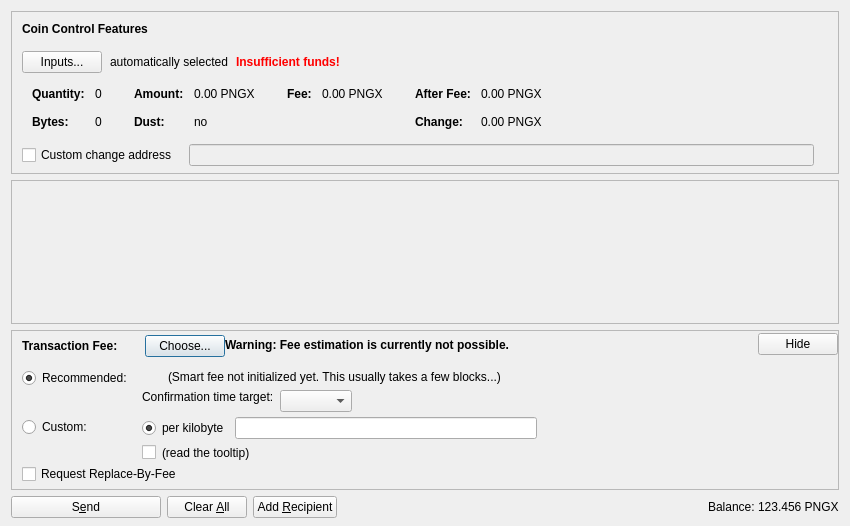
<?xml version="1.0" encoding="UTF-8"?>
<ui version="4.0">
 <class>SendCoinsDialog</class>
 <widget class="QDialog" name="SendCoinsDialog">
  <property name="geometry">
   <rect>
    <x>0</x>
    <y>0</y>
    <width>850</width>
    <height>526</height>
   </rect>
  </property>
  <property name="windowTitle">
   <string>Send Coins</string>
  </property>
  <layout class="QVBoxLayout" name="verticalLayout" stretch="0,1,0,0">
   <property name="bottomMargin">
    <number>8</number>
   </property>
   <item>
    <widget class="QFrame" name="frameCoinControl">
     <property name="sizePolicy">
      <sizepolicy hsizetype="Expanding" vsizetype="Expanding">
       <horstretch>0</horstretch>
       <verstretch>0</verstretch>
      </sizepolicy>
     </property>
     <property name="maximumSize">
      <size>
       <width>16777215</width>
       <height>16777215</height>
      </size>
     </property>
     <property name="frameShape">
      <enum>QFrame::StyledPanel</enum>
     </property>
     <property name="frameShadow">
      <enum>QFrame::Sunken</enum>
     </property>
     <layout class="QVBoxLayout" name="verticalLayoutCoinControl2">
      <property name="spacing">
       <number>0</number>
      </property>
      <property name="leftMargin">
       <number>0</number>
      </property>
      <property name="topMargin">
       <number>0</number>
      </property>
      <property name="rightMargin">
       <number>0</number>
      </property>
      <property name="bottomMargin">
       <number>6</number>
      </property>
      <item>
       <layout class="QVBoxLayout" name="verticalLayoutCoinControl" stretch="0,0,0,0,1">
        <property name="spacing">
         <number>0</number>
        </property>
        <property name="leftMargin">
         <number>10</number>
        </property>
        <property name="topMargin">
         <number>10</number>
        </property>
        <item>
         <layout class="QHBoxLayout" name="horizontalLayoutCoinControl1">
          <property name="bottomMargin">
           <number>15</number>
          </property>
          <item>
           <widget class="QLabel" name="labelCoinControlFeatures">
            <property name="sizePolicy">
             <sizepolicy hsizetype="Preferred" vsizetype="Maximum">
              <horstretch>0</horstretch>
              <verstretch>0</verstretch>
             </sizepolicy>
            </property>
            <property name="font">
             <font>
              <weight>75</weight>
              <bold>true</bold>
             </font>
            </property>
            <property name="styleSheet">
             <string notr="true">font-weight:bold;</string>
            </property>
            <property name="text">
             <string>Coin Control Features</string>
            </property>
           </widget>
          </item>
         </layout>
        </item>
        <item>
         <layout class="QHBoxLayout" name="horizontalLayoutCoinControl2" stretch="0,0,0,0">
          <property name="spacing">
           <number>8</number>
          </property>
          <property name="bottomMargin">
           <number>10</number>
          </property>
          <item>
           <widget class="QPushButton" name="pushButtonCoinControl">
            <property name="styleSheet">
             <string notr="true"/>
            </property>
            <property name="text">
             <string>Inputs...</string>
            </property>
            <property name="autoDefault">
             <bool>false</bool>
            </property>
           </widget>
          </item>
          <item>
           <widget class="QLabel" name="labelCoinControlAutomaticallySelected">
            <property name="text">
             <string>automatically selected</string>
            </property>
            <property name="margin">
             <number>5</number>
            </property>
           </widget>
          </item>
          <item>
           <widget class="QLabel" name="labelCoinControlInsuffFunds">
            <property name="font">
             <font>
              <weight>75</weight>
              <bold>true</bold>
             </font>
            </property>
            <property name="styleSheet">
             <string notr="true">color:red;font-weight:bold;</string>
            </property>
            <property name="text">
             <string>Insufficient funds!</string>
            </property>
            <property name="margin">
             <number>5</number>
            </property>
           </widget>
          </item>
          <item>
           <spacer name="horizontalSpacerCoinControl">
            <property name="orientation">
             <enum>Qt::Horizontal</enum>
            </property>
            <property name="sizeHint" stdset="0">
             <size>
              <width>40</width>
              <height>1</height>
             </size>
            </property>
           </spacer>
          </item>
         </layout>
        </item>
        <item>
         <widget class="QWidget" name="widgetCoinControl" native="true">
          <property name="sizePolicy">
           <sizepolicy hsizetype="Preferred" vsizetype="Preferred">
            <horstretch>0</horstretch>
            <verstretch>0</verstretch>
           </sizepolicy>
          </property>
          <property name="minimumSize">
           <size>
            <width>0</width>
            <height>0</height>
           </size>
          </property>
          <property name="styleSheet">
           <string notr="true"/>
          </property>
          <layout class="QHBoxLayout" name="horizontalLayoutCoinControl5">
           <property name="leftMargin">
            <number>0</number>
           </property>
           <property name="topMargin">
            <number>0</number>
           </property>
           <property name="rightMargin">
            <number>0</number>
           </property>
           <property name="bottomMargin">
            <number>0</number>
           </property>
           <item>
            <layout class="QHBoxLayout" name="horizontalLayoutCoinControl3" stretch="0,0,0,1">
             <property name="spacing">
              <number>20</number>
             </property>
             <property name="topMargin">
              <number>0</number>
             </property>
             <property name="bottomMargin">
              <number>10</number>
             </property>
             <item>
              <layout class="QFormLayout" name="formLayoutCoinControl1">
               <property name="horizontalSpacing">
                <number>10</number>
               </property>
               <property name="verticalSpacing">
                <number>14</number>
               </property>
               <property name="leftMargin">
                <number>10</number>
               </property>
               <property name="topMargin">
                <number>4</number>
               </property>
               <property name="rightMargin">
                <number>6</number>
               </property>
               <item row="0" column="0">
                <widget class="QLabel" name="labelCoinControlQuantityText">
                 <property name="font">
                  <font>
                   <weight>75</weight>
                   <bold>true</bold>
                  </font>
                 </property>
                 <property name="text">
                  <string>Quantity:</string>
                 </property>
                 <property name="margin">
                  <number>0</number>
                 </property>
                </widget>
               </item>
               <item row="0" column="1">
                <widget class="QLabel" name="labelCoinControlQuantity">
                 <property name="cursor">
                  <cursorShape>IBeamCursor</cursorShape>
                 </property>
                 <property name="contextMenuPolicy">
                  <enum>Qt::ActionsContextMenu</enum>
                 </property>
                 <property name="text">
                  <string notr="true">0</string>
                 </property>
                 <property name="margin">
                  <number>0</number>
                 </property>
                 <property name="textInteractionFlags">
                  <set>Qt::LinksAccessibleByMouse|Qt::TextSelectableByKeyboard|Qt::TextSelectableByMouse</set>
                 </property>
                </widget>
               </item>
               <item row="1" column="0">
                <widget class="QLabel" name="labelCoinControlBytesText">
                 <property name="font">
                  <font>
                   <weight>75</weight>
                   <bold>true</bold>
                  </font>
                 </property>
                 <property name="text">
                  <string>Bytes:</string>
                 </property>
                </widget>
               </item>
               <item row="1" column="1">
                <widget class="QLabel" name="labelCoinControlBytes">
                 <property name="cursor">
                  <cursorShape>IBeamCursor</cursorShape>
                 </property>
                 <property name="contextMenuPolicy">
                  <enum>Qt::ActionsContextMenu</enum>
                 </property>
                 <property name="text">
                  <string notr="true">0</string>
                 </property>
                 <property name="textInteractionFlags">
                  <set>Qt::LinksAccessibleByMouse|Qt::TextSelectableByKeyboard|Qt::TextSelectableByMouse</set>
                 </property>
                </widget>
               </item>
              </layout>
             </item>
             <item>
              <layout class="QFormLayout" name="formLayoutCoinControl2">
               <property name="horizontalSpacing">
                <number>10</number>
               </property>
               <property name="verticalSpacing">
                <number>14</number>
               </property>
               <property name="leftMargin">
                <number>6</number>
               </property>
               <property name="topMargin">
                <number>4</number>
               </property>
               <property name="rightMargin">
                <number>6</number>
               </property>
               <item row="0" column="0">
                <widget class="QLabel" name="labelCoinControlAmountText">
                 <property name="font">
                  <font>
                   <weight>75</weight>
                   <bold>true</bold>
                  </font>
                 </property>
                 <property name="text">
                  <string>Amount:</string>
                 </property>
                 <property name="margin">
                  <number>0</number>
                 </property>
                </widget>
               </item>
               <item row="0" column="1">
                <widget class="QLabel" name="labelCoinControlAmount">
                 <property name="cursor">
                  <cursorShape>IBeamCursor</cursorShape>
                 </property>
                 <property name="contextMenuPolicy">
                  <enum>Qt::ActionsContextMenu</enum>
                 </property>
                 <property name="text">
                  <string notr="true">0.00 PNGX</string>
                 </property>
                 <property name="textInteractionFlags">
                  <set>Qt::LinksAccessibleByMouse|Qt::TextSelectableByKeyboard|Qt::TextSelectableByMouse</set>
                 </property>
                </widget>
               </item>
               <item row="1" column="0">
                <widget class="QLabel" name="labelCoinControlLowOutputText">
                 <property name="font">
                  <font>
                   <weight>75</weight>
                   <bold>true</bold>
                  </font>
                 </property>
                 <property name="text">
                  <string>Dust:</string>
                 </property>
                </widget>
               </item>
               <item row="1" column="1">
                <widget class="QLabel" name="labelCoinControlLowOutput">
                 <property name="cursor">
                  <cursorShape>IBeamCursor</cursorShape>
                 </property>
                 <property name="contextMenuPolicy">
                  <enum>Qt::ActionsContextMenu</enum>
                 </property>
                 <property name="text">
                  <string notr="true">no</string>
                 </property>
                 <property name="textInteractionFlags">
                  <set>Qt::LinksAccessibleByMouse|Qt::TextSelectableByKeyboard|Qt::TextSelectableByMouse</set>
                 </property>
                </widget>
               </item>
              </layout>
             </item>
             <item>
              <layout class="QFormLayout" name="formLayoutCoinControl3">
               <property name="horizontalSpacing">
                <number>10</number>
               </property>
               <property name="verticalSpacing">
                <number>14</number>
               </property>
               <property name="leftMargin">
                <number>6</number>
               </property>
               <property name="topMargin">
                <number>4</number>
               </property>
               <property name="rightMargin">
                <number>6</number>
               </property>
               <item row="0" column="0">
                <widget class="QLabel" name="labelCoinControlFeeText">
                 <property name="font">
                  <font>
                   <weight>75</weight>
                   <bold>true</bold>
                  </font>
                 </property>
                 <property name="text">
                  <string>Fee:</string>
                 </property>
                 <property name="margin">
                  <number>0</number>
                 </property>
                </widget>
               </item>
               <item row="0" column="1">
                <widget class="QLabel" name="labelCoinControlFee">
                 <property name="cursor">
                  <cursorShape>IBeamCursor</cursorShape>
                 </property>
                 <property name="contextMenuPolicy">
                  <enum>Qt::ActionsContextMenu</enum>
                 </property>
                 <property name="text">
                  <string notr="true">0.00 PNGX</string>
                 </property>
                 <property name="textInteractionFlags">
                  <set>Qt::LinksAccessibleByMouse|Qt::TextSelectableByKeyboard|Qt::TextSelectableByMouse</set>
                 </property>
                </widget>
               </item>
              </layout>
             </item>
             <item>
              <layout class="QFormLayout" name="formLayoutCoinControl4">
               <property name="horizontalSpacing">
                <number>10</number>
               </property>
               <property name="verticalSpacing">
                <number>14</number>
               </property>
               <property name="leftMargin">
                <number>6</number>
               </property>
               <property name="topMargin">
                <number>4</number>
               </property>
               <property name="rightMargin">
                <number>6</number>
               </property>
               <item row="0" column="0">
                <widget class="QLabel" name="labelCoinControlAfterFeeText">
                 <property name="font">
                  <font>
                   <weight>75</weight>
                   <bold>true</bold>
                  </font>
                 </property>
                 <property name="text">
                  <string>After Fee:</string>
                 </property>
                 <property name="margin">
                  <number>0</number>
                 </property>
                </widget>
               </item>
               <item row="0" column="1">
                <widget class="QLabel" name="labelCoinControlAfterFee">
                 <property name="cursor">
                  <cursorShape>IBeamCursor</cursorShape>
                 </property>
                 <property name="contextMenuPolicy">
                  <enum>Qt::ActionsContextMenu</enum>
                 </property>
                 <property name="text">
                  <string notr="true">0.00 PNGX</string>
                 </property>
                 <property name="textInteractionFlags">
                  <set>Qt::LinksAccessibleByMouse|Qt::TextSelectableByKeyboard|Qt::TextSelectableByMouse</set>
                 </property>
                </widget>
               </item>
               <item row="1" column="0">
                <widget class="QLabel" name="labelCoinControlChangeText">
                 <property name="font">
                  <font>
                   <weight>75</weight>
                   <bold>true</bold>
                  </font>
                 </property>
                 <property name="text">
                  <string>Change:</string>
                 </property>
                </widget>
               </item>
               <item row="1" column="1">
                <widget class="QLabel" name="labelCoinControlChange">
                 <property name="cursor">
                  <cursorShape>IBeamCursor</cursorShape>
                 </property>
                 <property name="contextMenuPolicy">
                  <enum>Qt::ActionsContextMenu</enum>
                 </property>
                 <property name="text">
                  <string notr="true">0.00 PNGX</string>
                 </property>
                 <property name="textInteractionFlags">
                  <set>Qt::LinksAccessibleByMouse|Qt::TextSelectableByKeyboard|Qt::TextSelectableByMouse</set>
                 </property>
                </widget>
               </item>
              </layout>
             </item>
            </layout>
           </item>
          </layout>
         </widget>
        </item>
        <item>
         <layout class="QHBoxLayout" name="horizontalLayoutCoinControl4" stretch="0,0,0">
          <property name="spacing">
           <number>12</number>
          </property>
          <property name="sizeConstraint">
           <enum>QLayout::SetDefaultConstraint</enum>
          </property>
          <property name="topMargin">
           <number>5</number>
          </property>
          <property name="rightMargin">
           <number>5</number>
          </property>
          <item>
           <widget class="QCheckBox" name="checkBoxCoinControlChange">
            <property name="toolTip">
             <string>If this is activated, but the change address is empty or invalid, change will be sent to a newly generated address.</string>
            </property>
            <property name="text">
             <string>Custom change address</string>
            </property>
           </widget>
          </item>
          <item>
           <widget class="QValidatedLineEdit" name="lineEditCoinControlChange">
            <property name="enabled">
             <bool>false</bool>
            </property>
            <property name="sizePolicy">
             <sizepolicy hsizetype="Expanding" vsizetype="Fixed">
              <horstretch>0</horstretch>
              <verstretch>0</verstretch>
             </sizepolicy>
            </property>
           </widget>
          </item>
          <item>
           <widget class="QLabel" name="labelCoinControlChangeLabel">
            <property name="sizePolicy">
             <sizepolicy hsizetype="Preferred" vsizetype="Expanding">
              <horstretch>0</horstretch>
              <verstretch>0</verstretch>
             </sizepolicy>
            </property>
            <property name="minimumSize">
             <size>
              <width>0</width>
              <height>0</height>
             </size>
            </property>
            <property name="text">
             <string/>
            </property>
            <property name="margin">
             <number>3</number>
            </property>
           </widget>
          </item>
         </layout>
        </item>
        <item>
         <spacer name="verticalSpacerCoinControl">
          <property name="orientation">
           <enum>Qt::Vertical</enum>
          </property>
          <property name="sizeHint" stdset="0">
           <size>
            <width>800</width>
            <height>1</height>
           </size>
          </property>
         </spacer>
        </item>
       </layout>
      </item>
     </layout>
    </widget>
   </item>
   <item>
    <widget class="QScrollArea" name="scrollArea">
     <property name="widgetResizable">
      <bool>true</bool>
     </property>
     <widget class="QWidget" name="scrollAreaWidgetContents">
      <property name="geometry">
       <rect>
        <x>0</x>
        <y>0</y>
        <width>830</width>
        <height>104</height>
       </rect>
      </property>
      <layout class="QVBoxLayout" name="verticalLayout_2" stretch="0,1">
       <property name="leftMargin">
        <number>0</number>
       </property>
       <property name="topMargin">
        <number>0</number>
       </property>
       <property name="rightMargin">
        <number>0</number>
       </property>
       <property name="bottomMargin">
        <number>0</number>
       </property>
       <item>
        <layout class="QVBoxLayout" name="entries">
         <property name="spacing">
          <number>6</number>
         </property>
        </layout>
       </item>
       <item>
        <spacer name="verticalSpacer">
         <property name="orientation">
          <enum>Qt::Vertical</enum>
         </property>
         <property name="sizeHint" stdset="0">
          <size>
           <width>20</width>
           <height>40</height>
          </size>
         </property>
        </spacer>
       </item>
      </layout>
     </widget>
    </widget>
   </item>
   <item>
    <widget class="QFrame" name="frameFee">
     <property name="sizePolicy">
      <sizepolicy hsizetype="Expanding" vsizetype="Expanding">
       <horstretch>0</horstretch>
       <verstretch>0</verstretch>
      </sizepolicy>
     </property>
     <property name="maximumSize">
      <size>
       <width>16777215</width>
       <height>16777215</height>
      </size>
     </property>
     <property name="frameShape">
      <enum>QFrame::StyledPanel</enum>
     </property>
     <property name="frameShadow">
      <enum>QFrame::Sunken</enum>
     </property>
     <layout class="QVBoxLayout" name="verticalLayoutFee1">
      <property name="spacing">
       <number>0</number>
      </property>
      <property name="leftMargin">
       <number>0</number>
      </property>
      <property name="topMargin">
       <number>0</number>
      </property>
      <property name="rightMargin">
       <number>0</number>
      </property>
      <property name="bottomMargin">
       <number>0</number>
      </property>
      <item>
       <layout class="QVBoxLayout" name="verticalLayoutFee2" stretch="0,0,0">
        <property name="spacing">
         <number>0</number>
        </property>
        <property name="leftMargin">
         <number>10</number>
        </property>
        <property name="topMargin">
         <number>0</number>
        </property>
        <item>
         <layout class="QHBoxLayout" name="horizontalLayoutFee1">
          <property name="bottomMargin">
           <number>0</number>
          </property>
          <item>
           <layout class="QVBoxLayout" name="verticalLayoutFee7">
            <property name="spacing">
             <number>0</number>
            </property>
            <item>
             <spacer name="verticalSpacerSmartFee">
              <property name="orientation">
               <enum>Qt::Vertical</enum>
              </property>
              <property name="sizeType">
               <enum>QSizePolicy::Fixed</enum>
              </property>
              <property name="sizeHint" stdset="0">
               <size>
                <width>1</width>
                <height>4</height>
               </size>
              </property>
             </spacer>
            </item>
            <item>
             <layout class="QHBoxLayout" name="horizontalLayoutSmartFee">
              <property name="spacing">
               <number>10</number>
              </property>
              <item>
               <widget class="QLabel" name="labelFeeHeadline">
                <property name="sizePolicy">
                 <sizepolicy hsizetype="Preferred" vsizetype="Maximum">
                  <horstretch>0</horstretch>
                  <verstretch>0</verstretch>
                 </sizepolicy>
                </property>
                <property name="font">
                 <font>
                  <weight>75</weight>
                  <bold>true</bold>
                 </font>
                </property>
                <property name="styleSheet">
                 <string notr="true">font-weight:bold;</string>
                </property>
                <property name="text">
                 <string>Transaction Fee:</string>
                </property>
               </widget>
              </item>
              <item>
               <widget class="QLabel" name="labelFeeMinimized">
                <property name="text">
                 <string/>
                </property>
               </widget>
              </item>
              <item>
               <widget class="QPushButton" name="buttonChooseFee">
                <property name="text">
                 <string>Choose...</string>
                </property>
               </widget>
              </item>
             </layout>
            </item>
            <item>
             <spacer name="verticalSpacer_5">
              <property name="orientation">
               <enum>Qt::Vertical</enum>
              </property>
              <property name="sizeHint" stdset="0">
               <size>
                <width>1</width>
                <height>1</height>
               </size>
              </property>
             </spacer>
            </item>
           </layout>
          </item>
          <item>
           <widget class="QLabel" name="fallbackFeeWarningLabel">
            <property name="toolTip">
             <string>Using the fallbackfee can result in sending a transaction that will take several hours or days (or never) to confirm. Consider choosing your fee manually or wait until you have validated the complete chain.</string>
            </property>
            <property name="font">
            <font>
                <weight>75</weight>
                <bold>true</bold>
            </font>
            </property>
            <property name="text">
             <string>Warning: Fee estimation is currently not possible.</string>
            </property>
            <property name="wordWrap">
             <bool>false</bool>
            </property>
           </widget>
          </item>
          <item>
           <spacer name="horizontalSpacer_4">
            <property name="orientation">
             <enum>Qt::Horizontal</enum>
            </property>
            <property name="sizeType">
             <enum>QSizePolicy::MinimumExpanding</enum>
            </property>
            <property name="sizeHint" stdset="0">
             <size>
              <width>40</width>
              <height>20</height>
             </size>
            </property>
           </spacer>
          </item>
          <item>
           <widget class="QPushButton" name="buttonMinimizeFee">
            <property name="toolTip">
             <string>collapse fee-settings</string>
            </property>
            <property name="text">
             <string>Hide</string>
            </property>
           </widget>
          </item>
         </layout>
        </item>
        <item>
         <widget class="QFrame" name="frameFeeSelection">
          <layout class="QVBoxLayout" name="verticalLayoutFee12">
           <property name="spacing">
            <number>0</number>
           </property>
           <property name="leftMargin">
            <number>0</number>
           </property>
           <property name="topMargin">
            <number>0</number>
           </property>
           <property name="rightMargin">
            <number>0</number>
           </property>
           <property name="bottomMargin">
            <number>0</number>
           </property>
           <item>
            <layout class="QGridLayout" name="gridLayoutFee">
             <property name="topMargin">
              <number>10</number>
             </property>
             <property name="bottomMargin">
              <number>4</number>
             </property>
             <property name="horizontalSpacing">
              <number>10</number>
             </property>
             <property name="verticalSpacing">
              <number>4</number>
             </property>
             <item row="1" column="1">
              <layout class="QVBoxLayout" name="verticalLayoutFee8">
               <property name="spacing">
                <number>6</number>
               </property>
               <item>
                <layout class="QHBoxLayout" name="horizontalLayoutFee13">
                 <item>
                  <widget class="QRadioButton" name="radioCustomPerKilobyte">
                   <property name="toolTip">
                    <string>If the custom fee is set to 1000 satoshis and the transaction is only 250 bytes, then &quot;per kilobyte&quot; only pays 250 satoshis in fee, while &quot;total at least&quot; pays 1000 satoshis. For transactions bigger than a kilobyte both pay by kilobyte.</string>
                   </property>
                   <property name="text">
                    <string>per kilobyte</string>
                   </property>
                   <property name="checked">
                    <bool>true</bool>
                   </property>
                   <attribute name="buttonGroup">
                    <string notr="true">groupCustomFee</string>
                   </attribute>
                  </widget>
                 </item>
                 <item>
                  <widget class="BitcoinAmountField" name="customFee"/>
                 </item>
                 <item>
                  <spacer name="horizontalSpacer_6">
                   <property name="orientation">
                    <enum>Qt::Horizontal</enum>
                   </property>
                   <property name="sizeHint" stdset="0">
                    <size>
                     <width>1</width>
                     <height>1</height>
                    </size>
                   </property>
                  </spacer>
                 </item>
                </layout>
               </item>
               <item>
                <layout class="QHBoxLayout" name="horizontalLayoutFee8">
                 <item>
                  <widget class="QCheckBox" name="checkBoxMinimumFee">
                   <property name="toolTip">
                    <string>Paying only the minimum fee is just fine as long as there is less transaction volume than space in the blocks. But be aware that this can end up in a never confirming transaction once there is more demand for penguinx transactions than the network can process.</string>
                   </property>
                   <property name="text">
                    <string/>
                   </property>
                  </widget>
                 </item>
                 <item>
                  <widget class="QLabel" name="labelMinFeeWarning">
                   <property name="enabled">
                    <bool>true</bool>
                   </property>
                   <property name="toolTip">
                    <string>Paying only the minimum fee is just fine as long as there is less transaction volume than space in the blocks. But be aware that this can end up in a never confirming transaction once there is more demand for penguinx transactions than the network can process.</string>
                   </property>
                   <property name="text">
                    <string>(read the tooltip)</string>
                   </property>
                   <property name="margin">
                    <number>5</number>
                   </property>
                  </widget>
                 </item>
                 <item>
                  <spacer name="horizontalSpacer_2">
                   <property name="orientation">
                    <enum>Qt::Horizontal</enum>
                   </property>
                   <property name="sizeHint" stdset="0">
                    <size>
                     <width>1</width>
                     <height>1</height>
                    </size>
                   </property>
                  </spacer>
                 </item>
                </layout>
               </item>
              </layout>
             </item>
             <item row="0" column="0">
              <layout class="QVBoxLayout" name="verticalLayoutFee4" stretch="0,1">
               <item>
                <widget class="QRadioButton" name="radioSmartFee">
                 <property name="text">
                  <string>Recommended:</string>
                 </property>
                 <property name="checked">
                  <bool>true</bool>
                 </property>
                 <attribute name="buttonGroup">
                  <string notr="true">groupFee</string>
                 </attribute>
                </widget>
               </item>
               <item>
                <spacer name="verticalSpacer_2">
                 <property name="orientation">
                  <enum>Qt::Vertical</enum>
                 </property>
                 <property name="sizeHint" stdset="0">
                  <size>
                   <width>1</width>
                   <height>1</height>
                  </size>
                 </property>
                </spacer>
               </item>
              </layout>
             </item>
             <item row="1" column="0">
              <layout class="QVBoxLayout" name="verticalLayoutFee9" stretch="0,1">
               <item>
                <widget class="QRadioButton" name="radioCustomFee">
                 <property name="text">
                  <string>Custom:</string>
                 </property>
                 <attribute name="buttonGroup">
                  <string notr="true">groupFee</string>
                 </attribute>
                </widget>
               </item>
               <item>
                <spacer name="verticalSpacer_6">
                 <property name="orientation">
                  <enum>Qt::Vertical</enum>
                 </property>
                 <property name="sizeHint" stdset="0">
                  <size>
                   <width>1</width>
                   <height>1</height>
                  </size>
                 </property>
                </spacer>
               </item>
              </layout>
             </item>
             <item row="0" column="1">
              <layout class="QVBoxLayout" name="verticalLayoutFee3" stretch="0,0,1">
               <property name="spacing">
                <number>6</number>
               </property>
               <property name="topMargin">
                <number>2</number>
               </property>
               <item>
                <layout class="QHBoxLayout" name="horizontalLayoutFee12">
                 <item>
                  <widget class="QLabel" name="labelSmartFee">
                   <property name="text">
                    <string/>
                   </property>
                   <property name="margin">
                    <number>2</number>
                   </property>
                  </widget>
                 </item>
                 <item>
                  <widget class="QLabel" name="labelFeeEstimation">
                   <property name="text">
                    <string/>
                   </property>
                  </widget>
                 </item>
                 <item>
                  <widget class="QLabel" name="labelSmartFee2">
                   <property name="text">
                    <string>(Smart fee not initialized yet. This usually takes a few blocks...)</string>
                   </property>
                   <property name="margin">
                    <number>2</number>
                   </property>
                  </widget>
                 </item>
                 <item>
                  <spacer name="horizontalSpacer_5">
                   <property name="orientation">
                    <enum>Qt::Horizontal</enum>
                   </property>
                   <property name="sizeHint" stdset="0">
                    <size>
                     <width>1</width>
                     <height>1</height>
                    </size>
                   </property>
                  </spacer>
                 </item>
                </layout>
               </item>
               <item>
                <layout class="QHBoxLayout" name="horizontalLayoutFee9">
                 <item>
                  <layout class="QVBoxLayout" name="verticalLayoutFee6">
                   <item>
                    <widget class="QLabel" name="labelSmartFee3">
                     <property name="text">
                      <string>Confirmation time target:</string>
                     </property>
                     <property name="margin">
                      <number>2</number>
                     </property>
                    </widget>
                   </item>
                   <item>
                    <spacer name="verticalSpacer_3">
                     <property name="orientation">
                      <enum>Qt::Vertical</enum>
                     </property>
                     <property name="sizeHint" stdset="0">
                      <size>
                       <width>1</width>
                       <height>1</height>
                      </size>
                     </property>
                    </spacer>
                   </item>
                  </layout>
                 </item>
                 <item>
                  <layout class="QVBoxLayout" name="verticalLayoutFee5">
                   <property name="rightMargin">
                    <number>30</number>
                   </property>
                   <item>
                    <layout class="QHBoxLayout" name="horizontalLayoutConfTarget">
                     <property name="bottomMargin">
                      <number>0</number>
                     </property>
                     <item>
                      <widget class="QComboBox" name="confTargetSelector"/>
                     </item>
                     <item>
                      <spacer name="horizontalSpacerConfTarget">
                       <property name="orientation">
                        <enum>Qt::Horizontal</enum>
                       </property>
                       <property name="sizeHint" stdset="0">
                        <size>
                         <width>40</width>
                         <height>20</height>
                        </size>
                       </property>
                      </spacer>
                     </item>
                    </layout>
                   </item>
                  </layout>
                 </item>
                </layout>
               </item>
               <item>
                <spacer name="verticalSpacer_4">
                 <property name="orientation">
                  <enum>Qt::Vertical</enum>
                 </property>
                 <property name="sizeHint" stdset="0">
                  <size>
                   <width>1</width>
                   <height>1</height>
                  </size>
                 </property>
                </spacer>
               </item>
              </layout>
             </item>
            </layout>
           </item>
           <item>
            <widget class="QCheckBox" name="optInRBF">
             <property name="text">
              <string>Request Replace-By-Fee</string>
             </property>
             <property name="toolTip">
              <string>Indicates that the sender may wish to replace this transaction with a new one paying higher fees (prior to being confirmed).</string>
             </property>
            </widget>
           </item>
          </layout>
         </widget>
        </item>
        <item>
         <spacer name="verticalSpacerFee">
          <property name="orientation">
           <enum>Qt::Vertical</enum>
          </property>
          <property name="sizeHint" stdset="0">
           <size>
            <width>40</width>
            <height>5</height>
           </size>
          </property>
         </spacer>
        </item>
       </layout>
      </item>
     </layout>
    </widget>
   </item>
   <item>
    <layout class="QHBoxLayout" name="horizontalLayout">
     <item>
      <widget class="QPushButton" name="sendButton">
       <property name="minimumSize">
        <size>
         <width>150</width>
         <height>0</height>
        </size>
       </property>
       <property name="toolTip">
        <string>Confirm the send action</string>
       </property>
       <property name="text">
        <string>S&amp;end</string>
       </property>
       <property name="icon">
        <iconset resource="../bitcoin.qrc">
         <normaloff>:/icons/send</normaloff>:/icons/send</iconset>
       </property>
       <property name="autoDefault">
        <bool>false</bool>
       </property>
       <property name="default">
        <bool>false</bool>
       </property>
      </widget>
     </item>
     <item>
      <widget class="QPushButton" name="clearButton">
       <property name="sizePolicy">
        <sizepolicy hsizetype="Minimum" vsizetype="Fixed">
         <horstretch>0</horstretch>
         <verstretch>0</verstretch>
        </sizepolicy>
       </property>
       <property name="toolTip">
        <string>Clear all fields of the form.</string>
       </property>
       <property name="text">
        <string>Clear &amp;All</string>
       </property>
       <property name="icon">
        <iconset resource="../bitcoin.qrc">
         <normaloff>:/icons/remove</normaloff>:/icons/remove</iconset>
       </property>
       <property name="autoDefault">
        <bool>false</bool>
       </property>
      </widget>
     </item>
     <item>
      <widget class="QPushButton" name="addButton">
       <property name="toolTip">
        <string>Send to multiple recipients at once</string>
       </property>
       <property name="text">
        <string>Add &amp;Recipient</string>
       </property>
       <property name="icon">
        <iconset resource="../bitcoin.qrc">
         <normaloff>:/icons/add</normaloff>:/icons/add</iconset>
       </property>
       <property name="autoDefault">
        <bool>false</bool>
       </property>
      </widget>
     </item>
     <item>
      <spacer name="horizontalSpacer">
       <property name="orientation">
        <enum>Qt::Horizontal</enum>
       </property>
       <property name="sizeHint" stdset="0">
        <size>
         <width>40</width>
         <height>20</height>
        </size>
       </property>
      </spacer>
     </item>
     <item>
      <layout class="QHBoxLayout" name="horizontalLayout_2">
       <property name="spacing">
        <number>3</number>
       </property>
       <item>
        <widget class="QLabel" name="label">
         <property name="sizePolicy">
          <sizepolicy hsizetype="Preferred" vsizetype="Fixed">
           <horstretch>0</horstretch>
           <verstretch>0</verstretch>
          </sizepolicy>
         </property>
         <property name="text">
          <string>Balance:</string>
         </property>
        </widget>
       </item>
       <item>
        <widget class="QLabel" name="labelBalance">
         <property name="sizePolicy">
          <sizepolicy hsizetype="Preferred" vsizetype="Fixed">
           <horstretch>0</horstretch>
           <verstretch>0</verstretch>
          </sizepolicy>
         </property>
         <property name="cursor">
          <cursorShape>IBeamCursor</cursorShape>
         </property>
         <property name="text">
          <string notr="true">123.456 PNGX</string>
         </property>
         <property name="textInteractionFlags">
          <set>Qt::LinksAccessibleByMouse|Qt::TextSelectableByKeyboard|Qt::TextSelectableByMouse</set>
         </property>
        </widget>
       </item>
      </layout>
     </item>
    </layout>
   </item>
  </layout>
 </widget>
 <customwidgets>
  <customwidget>
   <class>QValidatedLineEdit</class>
   <extends>QLineEdit</extends>
   <header>qvalidatedlineedit.h</header>
  </customwidget>
  <customwidget>
   <class>BitcoinAmountField</class>
   <extends>QLineEdit</extends>
   <header>bitcoinamountfield.h</header>
   <container>1</container>
  </customwidget>
 </customwidgets>
 <resources>
  <include location="../bitcoin.qrc"/>
 </resources>
 <connections/>
 <buttongroups>
  <buttongroup name="groupFee"/>
  <buttongroup name="groupCustomFee"/>
 </buttongroups>
</ui>
